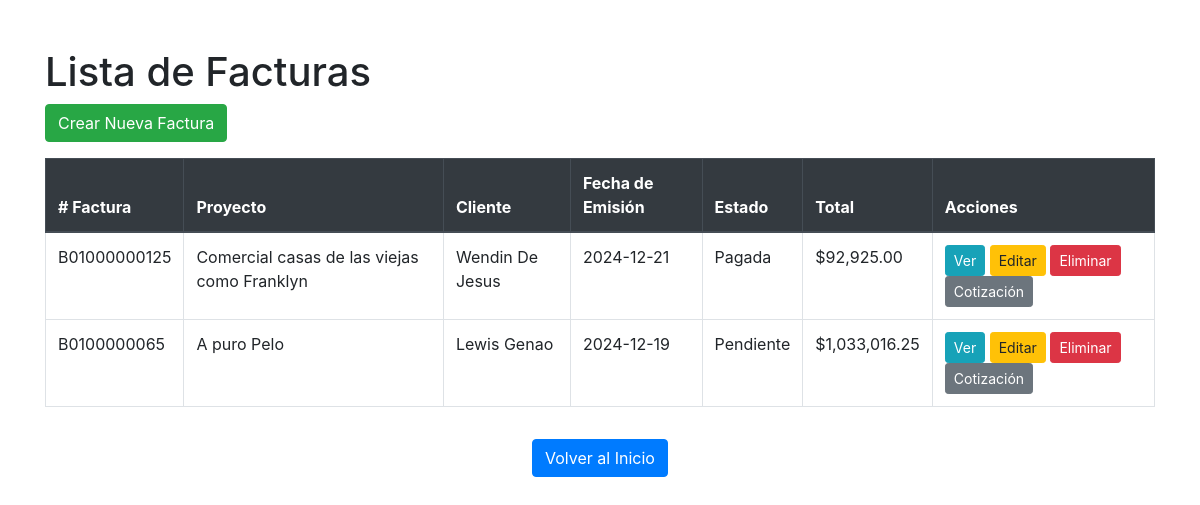
/lista_facturas.php, run on the app's committed database.
### tables this page shows
CREATE TABLE IF NOT EXISTS `facturas` (
  `id` int NOT NULL AUTO_INCREMENT,
  `presupuesto_id` int NOT NULL,
  `cliente_id` int NOT NULL,
  `numero_factura` varchar(20) NOT NULL,
  `fecha_emision` date NOT NULL,
  `estado` enum('pagada','pendiente') DEFAULT 'pendiente',
  `total` decimal(10,2) NOT NULL,
  PRIMARY KEY (`id`),
  UNIQUE KEY `numero_factura` (`numero_factura`),
  KEY `presupuesto_id` (`presupuesto_id`),
  KEY `cliente_id` (`cliente_id`),
  CONSTRAINT `facturas_ibfk_1` FOREIGN KEY (`presupuesto_id`) REFERENCES `presupuesto` (`id`) ON DELETE CASCADE,
  CONSTRAINT `facturas_ibfk_2` FOREIGN KEY (`cliente_id`) REFERENCES `clientes` (`id`) ON DELETE CASCADE
);

CREATE TABLE IF NOT EXISTS `presupuesto` (
  `id` int NOT NULL AUTO_INCREMENT,
  `client_id` int NOT NULL,
  `project_name` varchar(255) NOT NULL,
  `creation_date` date NOT NULL,
  `global_total` decimal(25,0) NOT NULL,
  `imprevisto` decimal(11,2) DEFAULT NULL,
  `impuesto` decimal(11,2) DEFAULT NULL,
  `total_presupuestado` decimal(10,2) NOT NULL DEFAULT '0.00',
  `due_date` date NOT NULL,
  PRIMARY KEY (`id`),
  KEY `client_id` (`client_id`),
  CONSTRAINT `presupuesto_ibfk_1` FOREIGN KEY (`client_id`) REFERENCES `clientes` (`id`) ON DELETE CASCADE
);

CREATE TABLE IF NOT EXISTS `clientes` (
  `id` int NOT NULL AUTO_INCREMENT,
  `client_name` varchar(255) NOT NULL,
  `client_company` varchar(255) DEFAULT NULL,
  `client_email` varchar(255) NOT NULL,
  `client_phone` varchar(20) DEFAULT NULL,
  `created_at` timestamp NOT NULL DEFAULT CURRENT_TIMESTAMP,
  PRIMARY KEY (`id`)
);

### includes/database.php (called while the page is built, shortened)
<?php
class MySqli_DB {
    private $con;
    public $query_id;
    public function db_connect() {
        $this->con = mysqli_connect(DB_HOST, DB_USER, DB_PASS, DB_NAME);
    }
    public function query($sql) {
        if (trim($sql != "")) {
            $this->query_id = $this->con->query($sql);
        }
        return $this->query_id;
    }
}
$db = new MySqli_DB();
?>

### lista_facturas.php (the view, shortened to what this page needs)
<?php
require_once 'includes/load.php';
$query = "
    SELECT
        f.id AS factura_id,
        f.numero_factura,
        p.project_name AS proyecto,
        c.client_name AS cliente,
        f.fecha_emision,
        f.estado,
        f.total
    FROM
        facturas f
    INNER JOIN
        presupuesto p ON f.presupuesto_id = p.id
    INNER JOIN
        clientes c ON f.cliente_id = c.id
    ORDER BY
        f.fecha_emision DESC
";
$result = $db->query($query);
?>
<!DOCTYPE html>
<html lang="es">
<head>
    <link rel="stylesheet" href="https://maxcdn.bootstrapcdn.com/bootstrap/4.5.2/css/bootstrap.min.css">
</head>
<body>
<div class="container mt-5">
    <h1>Lista de Facturas</h1>
    <a href="facturas.php" class="btn btn-success mb-3">Crear Nueva Factura</a>
    <table class="table table-bordered">
        <thead class="thead-dark">
        <tr>
            <th># Factura</th>
            <th>Proyecto</th>
            <th>Cliente</th>
            <th>Fecha de Emisión</th>
            <th>Estado</th>
            <th>Total</th>
            <th>Acciones</th>
        </tr>
        </thead>
        <tbody>
        <?php if ($result->num_rows > 0): ?>
            <?php while ($row = $result->fetch_assoc()): ?>
                <tr>
                    <td><?php echo htmlspecialchars($row['numero_factura']); ?></td>
                    <td><?php echo htmlspecialchars($row['proyecto']); ?></td>
                    <td><?php echo htmlspecialchars($row['cliente']); ?></td>
                    <td><?php echo htmlspecialchars($row['fecha_emision']); ?></td>
                    <td><?php echo ucfirst(htmlspecialchars($row['estado'])); ?></td>
                    <td>$<?php echo number_format((float)$row['total'], 2); ?></td>
                    <td>
                        <a href="ver_factura.php?id=<?php echo $row['factura_id']; ?>" class="btn btn-info btn-sm">Ver</a>
                        <a href="editar_factura.php?id=<?php echo $row['factura_id']; ?>" class="btn btn-warning btn-sm">Editar</a>
                        <a href="eliminar_factura.php?id=<?php echo $row['factura_id']; ?>" class="btn btn-danger btn-sm" onclick="return confirm('¿Estás seguro de eliminar esta factura?')">Eliminar</a>
                        <a href="generar_cotizacion.php?id=<?php echo $row['factura_id']; ?>" class="btn btn-secondary btn-sm">Cotización</a>
                    </td>
                </tr>
            <?php endwhile; ?>
        <?php else: ?>
            <tr>
                <td colspan="7" class="text-center">No hay facturas registradas</td>
            </tr>
        <?php endif; ?>
        </tbody>
    </table>
</div>
<div class="text-center">
    <a href="home.php" class="btn btn-primary mt-3">Volver al Inicio</a>
</div>
</body>
</html>

### data on the page
facturas: numero_factura "B01000000125", presupuesto.project_name "Comercial casas de las viejas como Franklyn", cliente.client_name "Wendin De Jesus", fecha_emision "2024-12-21", estado "Pagada", total "92,925.00"
facturas: numero_factura "B0100000065", presupuesto.project_name "A puro Pelo", cliente.client_name "Lewis Genao", fecha_emision "2024-12-19", estado "Pendiente", total "1,033,016.25"
